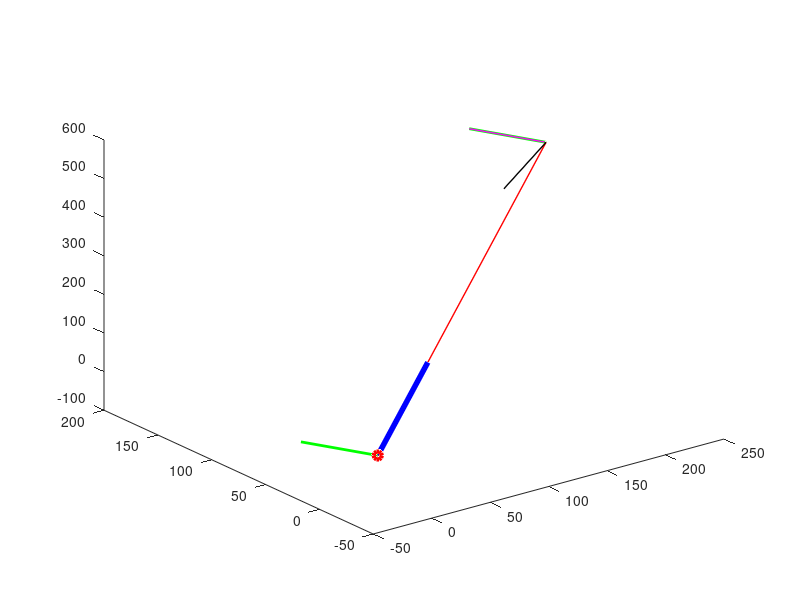

The MATLAB script that drew this image:
function TestGameParam

K = [633.8 0 300; 0 633.8 170; 0 0 1 ];

R = [7.0099997093e-01 5.1791569502e-01 -4.9026765507e-01;
    -5.4920682275e-01 8.3058956479e-01 9.2156609709e-02;
    4.5494055282e-01 2.0465656041e-01 8.6668609409e-01];

T = [4.5494055282e-01 2.0465656041e-01 8.6668609409e-01]';


C = -R\T;

pt = [300*540 170*540 540]';
pt_3d = R\(K\pt) - R\T;

M = K*R;
% Note that pricipal axes is flipped
pa = det(M)*M(3, :);

pa = pa/2500;

up = R\[0 1 0]';
%up = R*[0 1 0]';
up = up*50;

test = K*[R T]*[pt_3d; 1];
test = test/(test(end))

test1 = K*[R T]*[pt_3d+up; 1];
test1 = test1/test1(end)

y_world = up';
z_world = -pa;

x_world = cross(y_world, z_world);
z_world = cross(x_world, y_world);

x_world = x_world/50;
z_world = z_world/5000;

x_model = [1 0 0];
y_model = [0 1 0];
z_model = [0 0 1];




%  - x2 -      |- cos(x2x1) cos(x2y1) cos(x2z1) -|   - x1 -
%  | y2 |   =  |  cos(y2x1) cos(y2y1) cos(y2z1)  | * | y1 |
%  - z2 -      |- cos(z2x1) cos(z2y1) cos(z2z1) -|   - z1 -

dcosine = [GetCos(x_world, x_model), GetCos(x_world, y_model), GetCos(x_world, z_model);
           GetCos(y_world, x_model), GetCos(y_world, y_model), GetCos(y_world, z_model);
           GetCos(z_world, x_model), GetCos(z_world, y_model), GetCos(z_world, z_model)];
       
       
GetCos(dcosine*x_model', x_world)
GetCos(dcosine*y_model', y_world)
GetCos(dcosine*z_model', z_world)


% Plot the whole thing 

% plot camera
plot3(C(1), C(2), C(3), '-or' , 'LineWidth', 3)
hold on

% Plot principle axis
plot3([C(1) pa(1)+C(1)], [C(2) pa(2)+C(2)], [C(3), pa(3)+C(3)], ...
    'b' , 'LineWidth', 4')

plot3( [C(1) pt_3d(1)], [C(2) pt_3d(2)], [C(3) pt_3d(3)], '-r', 'LineWidth', 1);


% plot up vector
plot3( [C(1) C(1)+up(1)], [C(2) C(2)+up(2)], [C(3) C(3)+up(3)],...
    '-g', 'LineWidth', 2 )

% plot up vector 
plot3( [pt_3d(1) pt_3d(1)+up(1)], [pt_3d(2) pt_3d(2)+up(2)],...
        [pt_3d(3) pt_3d(3)+up(3)], '-g', 'LineWidth', 2 )
    
plot3( [pt_3d(1) pt_3d(1)+x_world(1)], [pt_3d(2) pt_3d(2)+x_world(2)],...
        [pt_3d(3) pt_3d(3)+x_world(3)], '-k', 'LineWidth', 1 );
    
plot3( [pt_3d(1) pt_3d(1)+y_world(1)], [pt_3d(2) pt_3d(2)+y_world(2)],...
        [pt_3d(3) pt_3d(3)+y_world(3)], '-m', 'LineWidth', 1 )
      
plot3( [pt_3d(1) pt_3d(1)+z_world(1)], [pt_3d(2) pt_3d(2)+z_world(2)],...
        [pt_3d(3) pt_3d(3)+z_world(3)], '-c', 'LineWidth', 1 )
 
 hold off


 
 
 
function val = GetCos(v1, v2)

val = dot(v1, v2)/(norm(v1)*norm(v2));
        
